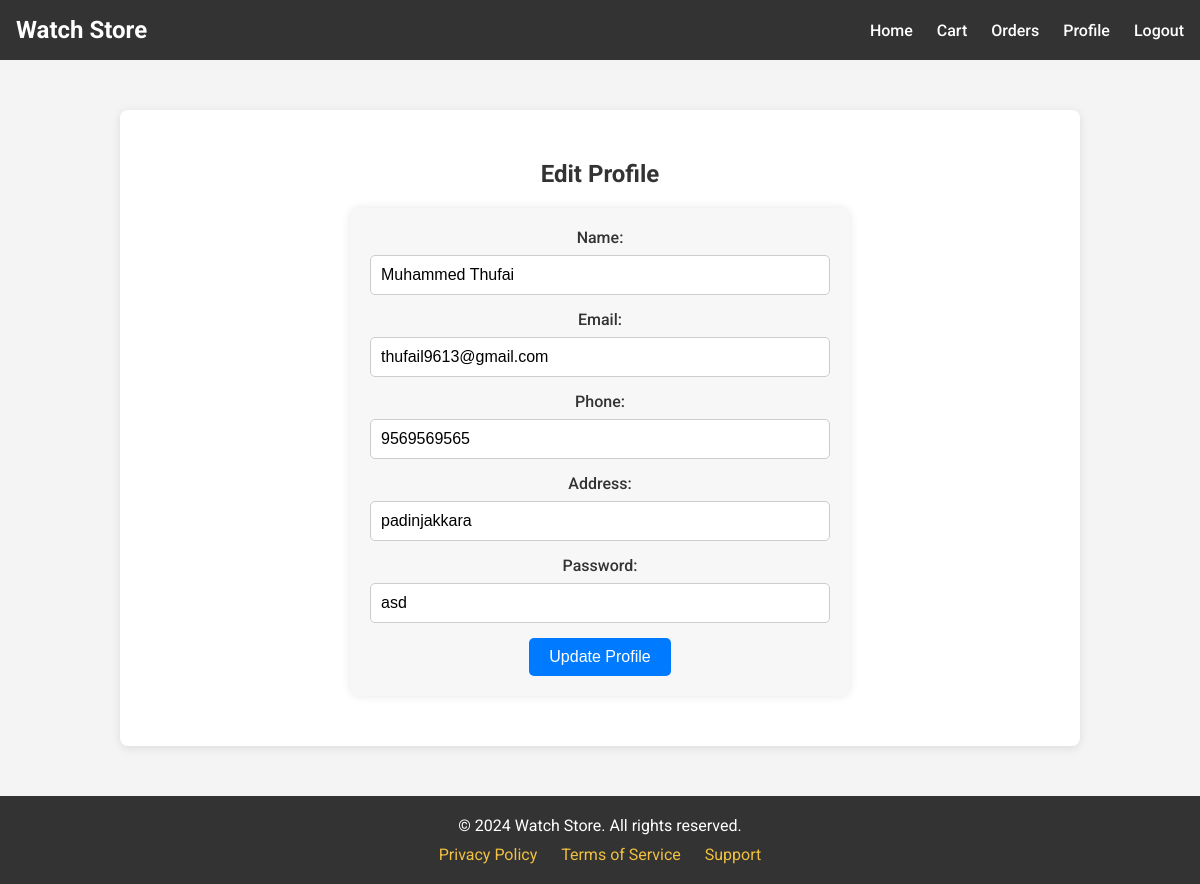
Screenshot of /edit-profile.php (signed in) with the database file from the repository.
### tables this page shows
CREATE TABLE `users` (
  `Name` varchar(15) NOT NULL,
  `Number` varchar(25) NOT NULL,
  `Email` varchar(40) NOT NULL,
  `Address` varchar(40) NOT NULL,
  `Password` varchar(15) NOT NULL,
  `UserID` int(10) NOT NULL
);

### edit-profile.php (the view, shortened to what this page needs)
<?php
$user_id = $_SESSION['userid'];
$conn = mysqli_connect('localhost', 'root', '', 'watch_store');
$sql = "SELECT * FROM users WHERE UserID = $user_id";
$result = mysqli_query($conn, $sql);
if (mysqli_num_rows($result) > 0) {
    $user = mysqli_fetch_assoc($result);
} else {
    echo "No user found.";
}
?>
<!DOCTYPE html>
<html lang="en">
<head>
    <link rel="stylesheet" href="profile.css">
    <link rel="stylesheet" href="edit-profile.css">
</head>
<body>
<nav class="navbar">
            <div class="logo">
                <h1>Watch Store</h1>
            </div>
            <ul class="nav-links">
                <li><a href="userhome.html">Home</a></li>
                <li><a href="cart.php">Cart</a></li>
                <li><a href="orders.php">Orders</a></li>
                <li><a href="profile.php">Profile</a></li>
                <li><a href="logout.php">Logout</a></li>
            </ul>
        </nav>
    <section class="profile-section">
        <div class="profile-container">
            <h2>Edit Profile</h2>
            <form action="edit-profile.php" method="POST">
                <label for="name">Name:</label>
                <input type="text" id="name" name="name" value="<?php echo htmlspecialchars($user['Name']); ?>" required>
                <label for="email">Email:</label>
                <input type="email" id="email" name="email" value="<?php echo htmlspecialchars($user['Email']); ?>" required>
                <label for="phone">Phone:</label>
                <input type="text" id="phone" name="phone" value="<?php echo htmlspecialchars($user['Number']); ?>" required>
                <label for="address">Address:</label>
                <input type="text" id="address" name="address" value="<?php echo htmlspecialchars($user['Address']); ?>" required>
                <label for="address">Password:</label>
                <input type="text" id="address" name="password" value="<?php echo htmlspecialchars($user['Password']); ?>" required>
                <button type="submit" class="btn">Update Profile</button>
            </form>
        </div>
    </section>
    <footer>
        <p>&copy; 2024 Watch Store. All rights reserved.</p>
        <div class="footer-links">
            <a href="privacy.php">Privacy Policy</a>
            <a href="terms.php">Terms of Service</a>
            <a href="support.php">Support</a>
        </div>
    </footer>
</body>
</html>

### profile.css (style rules this page uses)
* { margin: 0; padding: 0; box-sizing: border-box; }
body { font-family: 'Roboto', sans-serif; background-color: #f4f4f4; color: #333; }
.navbar { display: flex; justify-content: space-between; align-items: center; background-color: #333; padding: 1rem; }
.navbar .logo h1 { color: #fff; }
.navbar .nav-links { list-style: none; }
.navbar .nav-links li { display: inline-block; margin-left: 20px; }
.navbar .nav-links a { color: #fff; text-decoration: none; font-weight: 500; }
.profile-section { padding: 50px; background-color: #fff; margin: 50px auto; width: 80%; border-radius: 8px; box-shadow: 0 2px 10px rgba(0, 0, 0, 0.1); }
.profile-container h2 { text-align: center; margin-bottom: 20px; color: #333; }
footer { text-align: center; padding: 20px; background-color: #333; color: #fff; margin-top: 50px; }
footer .footer-links { margin-top: 10px; }
footer .footer-links a { color: #f0c040; text-decoration: none; margin: 0 10px; }

### edit-profile.css (style rules this page uses)
form { background-color: #f7f7f7; padding: 20px; border-radius: 10px; max-width: 500px; margin: 0 auto; box-shadow: 0 0 10px rgba(0, 0, 0, 0.1); }
form label { display: block; margin-bottom: 8px; font-weight: 500; color: #333; }
form input[type="text"], form input[type="email"], form input[type="password"] { width: 100%; padding: 10px; margin-bottom: 15px; border: 1px solid #ccc; border-radius: 5px; font-size: 16px; }
.btn { background-color: #007bff; color: white; padding: 10px 20px; border: none; border-radius: 5px; cursor: pointer; font-size: 16px; text-align: center; display: inline-block; text-decoration: none; transition: background-color 0.3s; }
.profile-section { padding: 50px 0; }
.profile-container { text-align: center; }
h2 { margin-bottom: 20px; color: #333; font-weight: 700; }

### rows the page displays
users: name "Muhammed Thufai", email "thufail9613@gmail.com", phone "9569569565", address "padinjakkara", password "asd"
